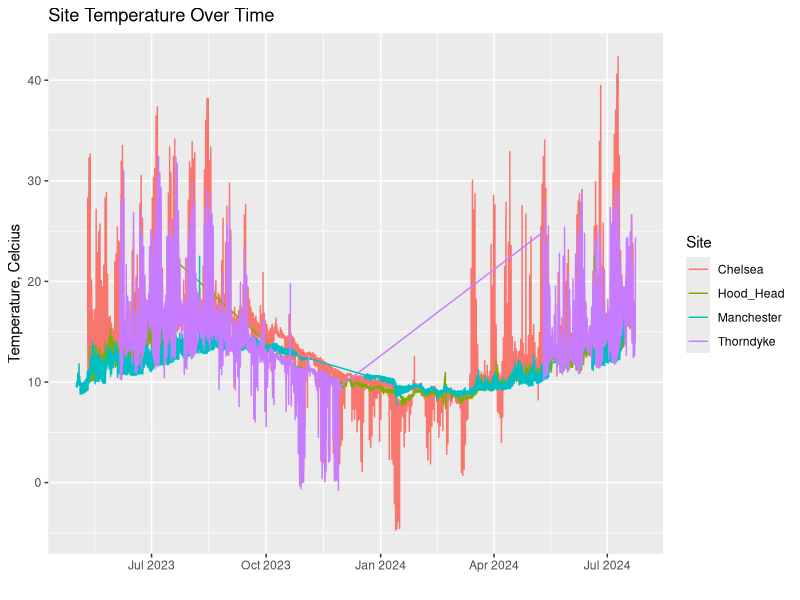
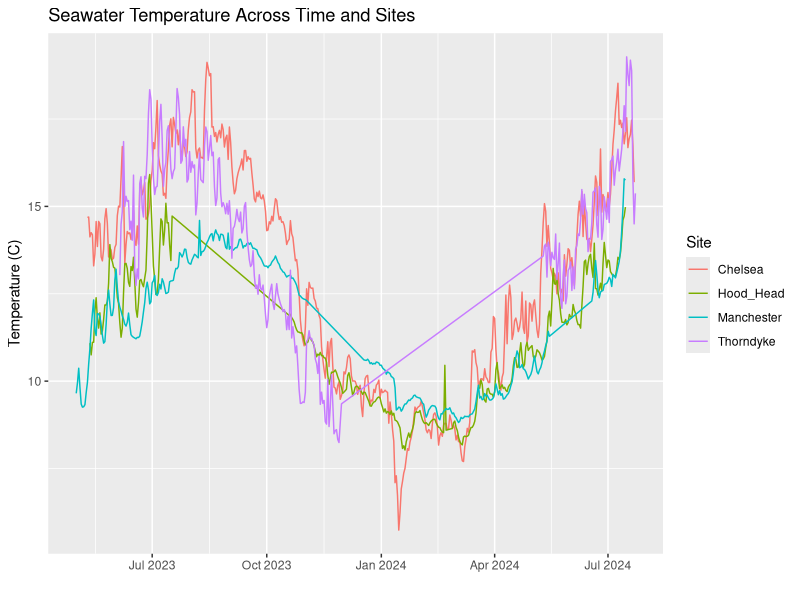
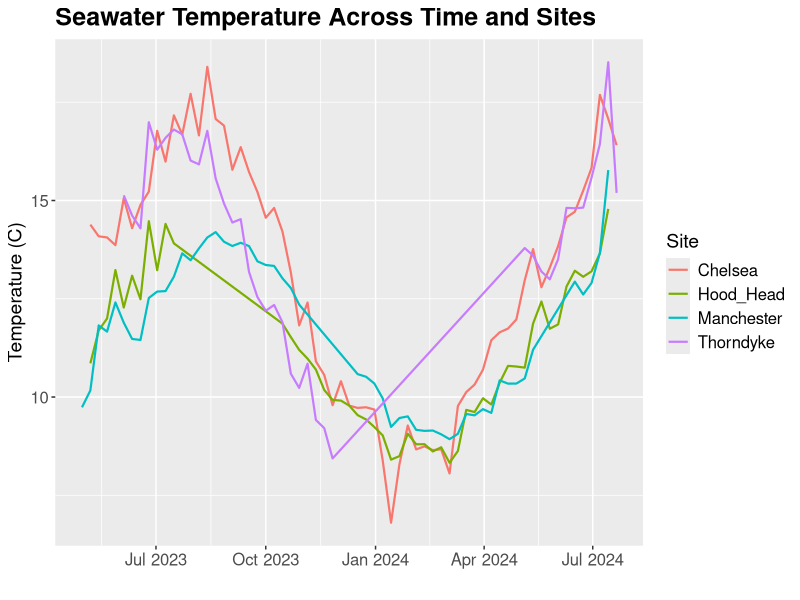
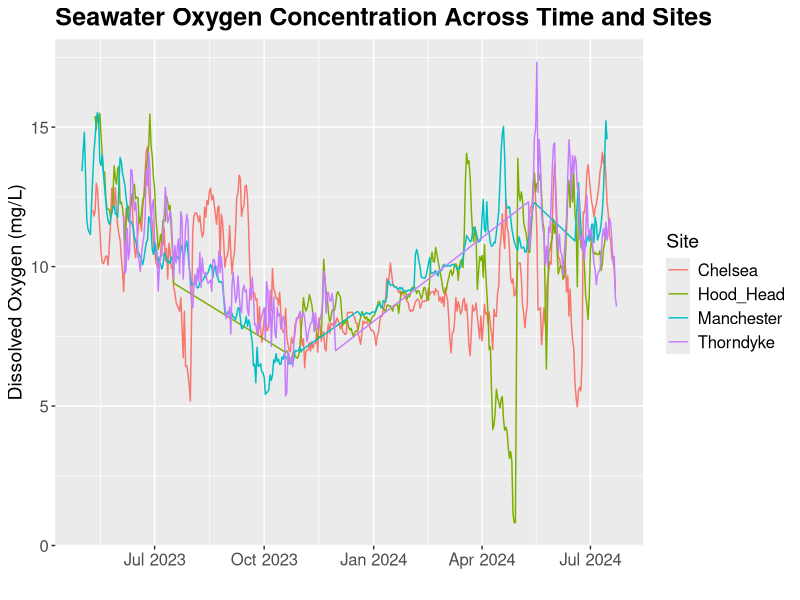
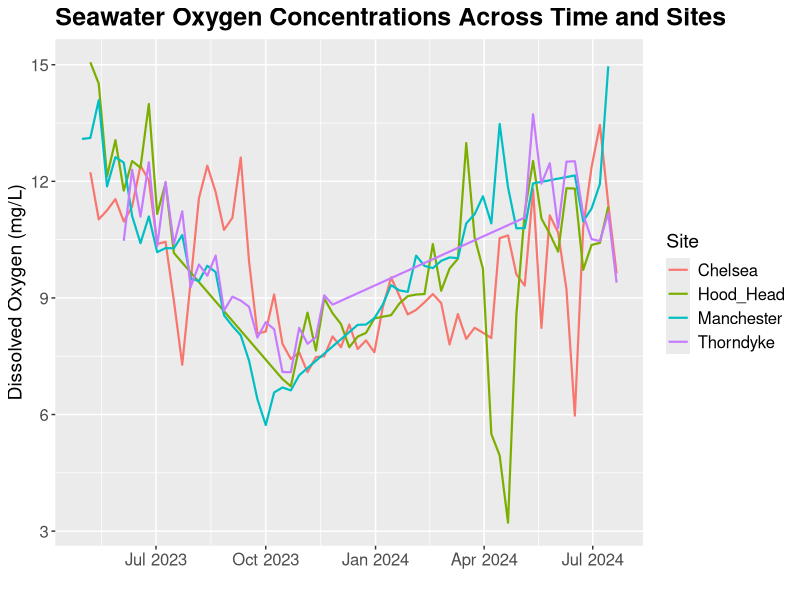

These figures' R source, in order:
#Packages
library(tidyverse)
library(dplyr)
library(lubridate)
library(ggplot2)

#Read in the datat
man_Do_Temp  <- read.csv("man_Do_Temp.csv")
chelsea_Do_Temp <- read.csv("chelsea_Do_Temp.csv")
thorn_Do_Temp <- read.csv("thorn_Do_Temp.csv")
hood_Do_Temp <- read.csv("hood_Do_Temp.csv")

#inspect the data
str(chelsea_Do_Temp)
str(thorn_Do_Temp)
str(hood_Do_Temp)
##merge all data into one file
allDoTemp <- rbind(man_Do_Temp, chelsea_Do_Temp, hood_Do_Temp, thorn_Do_Temp) %>% filter(datetime != "NA")

# Convert the Date.Time..GMT.07.00 column to date-time format
allDoTemp <- allDoTemp %>%
  mutate(Date.Time..GMT.07.00 = mdy_hm(Date.Time..GMT.07.00, tz = "Etc/GMT+7"))

##R can't handle our date and time format, use lubridate to fix this
str(allDoTemp)

allDoTemp$datetime <- mdy_hm(allDoTemp$datetime)

allDoTemp$datetime<-mdy_hm(allDoTemp$datetime)
#Check end of data 
tail(allDoTemp)

##Too much data, par it down to after 4/30/24

# Filter out rows where Date.Time..GMT.07.00 is less than or equal to "2024-04-30 12:00:00"
filtered_data <- allDoTemp %>%
  filter(Date.Time..GMT.07.00 >= ymd_hms("2023-05-01 12:00:00", tz = "Etc/GMT+7"))

allDoTemp %>% 
  filter(date >= "2024-04-30 12:00:00")
# Converting to POSIXct datetime
filtered_data$Date.Time..GMT.07.00 <- as.POSIXct(filtered_data$Date.Time..GMT.07.00, format = "%Y-%m-%d %H:%M:%S")
filtered_data <- filtered_data[order(filtered_data$Date.Time..GMT.07.00), ]

## make plot of Temp and DO
ggplot(data = filtered_data, aes(x = Date.Time..GMT.07.00, y = Temp_C, color = Site)) +
  geom_line(na.rm = TRUE) +
  labs(title = "Site Temperature Over Time", x = " ", y = "Temperature, Celcius", color = "Site")
  
DO_overtime <- ggplot(data = filtered_data, aes(x = Date.Time..GMT.07.00, y = Temp_C, color = Site)) +
  geom_line(na.rm = TRUE) +
  labs(title = "Site Temperature Over Time", x = " ", y = "Temperature, Celcius", color = "Site")


##average values by day by site, create graphs

#temp
daily_tempavg <- filtered_data %>% 
  group_by(Site, Date = as.Date(floor_date(Date.Time..GMT.07.00, "day"))) %>% #group by date
  summarize(Average_Temp = mean(Temp_C, na.rm = TRUE)) #get averages

ggplot(data= daily_tempavg, aes(x = Date, y = Average_Temp, color = Site)) +
  geom_line(na.rm = TRUE) +
  labs(title = "Seawater Temperature Across Time and Sites", x = " ", y = "Temperature (C)", color = "Site")

##weekly temps
weekly_tempavg <- filtered_data %>% 
  group_by(Site, Date = as.Date(floor_date(Date.Time..GMT.07.00, "week"))) %>% #group by date
  summarize(Average_Temp = mean(Temp_C, na.rm = TRUE)) #get averages

ggplot(data= weekly_tempavg, aes(x = Date, y = Average_Temp, color = Site)) +
  geom_line(size = 0.75, na.rm = TRUE) +
  labs(title = "Seawater Temperature Across Time and Sites", x = " ", y = "Temperature (C)", color = "Site")+
  theme(
    axis.text.x = element_text(size = 12),
    axis.text.y = element_text(size = 12),
    axis.title.x = element_text(size = 14),
    axis.title.y = element_text(size = 14),
    plot.title = element_text(size = 18, face = "bold"),
    strip.text = element_text(size = 12),
    legend.text = element_text(size = 12),
    legend.title = element_text(size = 14))

#DO
daily_DOavg <- filtered_data %>% 
  group_by(Site, Date = as.Date(floor_date(Date.Time..GMT.07.00, "day"))) %>%
  summarize(Average_DO =mean(DO_mgL, na.rm = TRUE))

ggplot(data= daily_DOavg, aes(x = Date, y = Average_DO, color = Site)) +
  geom_line(na.rm = TRUE) +
  labs(title = "Seawater Oxygen Concentration Across Time and Sites" , x = " ", y = "Dissolved Oxygen (mg/L)", color = "Site")+
  theme(
    axis.text.x = element_text(size = 12),
    axis.text.y = element_text(size = 12),
    axis.title.x = element_text(size = 14),
    axis.title.y = element_text(size = 14),
    plot.title = element_text(size = 18, face = "bold"),
    strip.text = element_text(size = 12),
    legend.text = element_text(size = 12),
    legend.title = element_text(size = 14))


##weekly DO
weekly_DOavg <- filtered_data %>% 
  group_by(Site, Date = as.Date(floor_date(Date.Time..GMT.07.00, "week"))) %>% #group by date
  summarize(Average_DO = mean(DO_mgL, na.rm = TRUE)) #get averages

ggplot(data= weekly_DOavg, aes(x = Date, y = Average_DO, color = Site)) +
  geom_line(size = 0.75, na.rm = TRUE) +
  labs(title = "Seawater Oxygen Concentrations Across Time and Sites", x = " ", y = "Dissolved Oxygen (mg/L)", color = "Site")+
  theme(
    axis.text.x = element_text(size = 12),
    axis.text.y = element_text(size = 12),
    axis.title.x = element_text(size = 14),
    axis.title.y = element_text(size = 14),
    plot.title = element_text(size = 18, face = "bold"),
    strip.text = element_text(size = 12),
    legend.text = element_text(size = 12),
    legend.title = element_text(size = 14))

  

